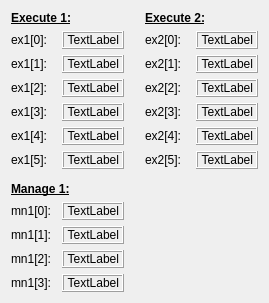
<?xml version="1.0" encoding="UTF-8"?>
<ui version="4.0">
 <class>W_TestBench</class>
 <widget class="QWidget" name="W_TestBench">
  <property name="geometry">
   <rect>
    <x>0</x>
    <y>0</y>
    <width>269</width>
    <height>303</height>
   </rect>
  </property>
  <property name="windowTitle">
   <string>Form</string>
  </property>
  <layout class="QGridLayout" name="gridLayout_4">
   <item row="0" column="0">
    <layout class="QGridLayout" name="gridLayout">
     <item row="4" column="0">
      <widget class="QLabel" name="label_10">
       <property name="minimumSize">
        <size>
         <width>45</width>
         <height>0</height>
        </size>
       </property>
       <property name="text">
        <string>ex1[3]:</string>
       </property>
      </widget>
     </item>
     <item row="3" column="0">
      <widget class="QLabel" name="label_6">
       <property name="minimumSize">
        <size>
         <width>45</width>
         <height>0</height>
        </size>
       </property>
       <property name="text">
        <string>ex1[2]:</string>
       </property>
      </widget>
     </item>
     <item row="2" column="0">
      <widget class="QLabel" name="label_5">
       <property name="minimumSize">
        <size>
         <width>45</width>
         <height>0</height>
        </size>
       </property>
       <property name="text">
        <string>ex1[1]:</string>
       </property>
      </widget>
     </item>
     <item row="1" column="0">
      <widget class="QLabel" name="label_4">
       <property name="minimumSize">
        <size>
         <width>45</width>
         <height>0</height>
        </size>
       </property>
       <property name="text">
        <string>ex1[0]:</string>
       </property>
      </widget>
     </item>
     <item row="5" column="0">
      <widget class="QLabel" name="label_8">
       <property name="minimumSize">
        <size>
         <width>45</width>
         <height>0</height>
        </size>
       </property>
       <property name="text">
        <string>ex1[4]:</string>
       </property>
      </widget>
     </item>
     <item row="6" column="0">
      <widget class="QLabel" name="label_9">
       <property name="minimumSize">
        <size>
         <width>45</width>
         <height>0</height>
        </size>
       </property>
       <property name="text">
        <string>ex1[5]:</string>
       </property>
      </widget>
     </item>
     <item row="6" column="1">
      <widget class="QLabel" name="dispEx1_5">
       <property name="minimumSize">
        <size>
         <width>60</width>
         <height>0</height>
        </size>
       </property>
       <property name="frameShape">
        <enum>QFrame::Box</enum>
       </property>
       <property name="frameShadow">
        <enum>QFrame::Raised</enum>
       </property>
       <property name="text">
        <string>TextLabel</string>
       </property>
       <property name="alignment">
        <set>Qt::AlignRight|Qt::AlignTrailing|Qt::AlignVCenter</set>
       </property>
      </widget>
     </item>
     <item row="5" column="1">
      <widget class="QLabel" name="dispEx1_4">
       <property name="minimumSize">
        <size>
         <width>60</width>
         <height>0</height>
        </size>
       </property>
       <property name="frameShape">
        <enum>QFrame::Box</enum>
       </property>
       <property name="frameShadow">
        <enum>QFrame::Raised</enum>
       </property>
       <property name="text">
        <string>TextLabel</string>
       </property>
       <property name="alignment">
        <set>Qt::AlignRight|Qt::AlignTrailing|Qt::AlignVCenter</set>
       </property>
      </widget>
     </item>
     <item row="4" column="1">
      <widget class="QLabel" name="dispEx1_3">
       <property name="minimumSize">
        <size>
         <width>60</width>
         <height>0</height>
        </size>
       </property>
       <property name="frameShape">
        <enum>QFrame::Box</enum>
       </property>
       <property name="frameShadow">
        <enum>QFrame::Raised</enum>
       </property>
       <property name="text">
        <string>TextLabel</string>
       </property>
       <property name="alignment">
        <set>Qt::AlignRight|Qt::AlignTrailing|Qt::AlignVCenter</set>
       </property>
      </widget>
     </item>
     <item row="3" column="1">
      <widget class="QLabel" name="dispEx1_2">
       <property name="minimumSize">
        <size>
         <width>60</width>
         <height>0</height>
        </size>
       </property>
       <property name="frameShape">
        <enum>QFrame::Box</enum>
       </property>
       <property name="frameShadow">
        <enum>QFrame::Raised</enum>
       </property>
       <property name="text">
        <string>TextLabel</string>
       </property>
       <property name="alignment">
        <set>Qt::AlignRight|Qt::AlignTrailing|Qt::AlignVCenter</set>
       </property>
      </widget>
     </item>
     <item row="2" column="1">
      <widget class="QLabel" name="dispEx1_1">
       <property name="minimumSize">
        <size>
         <width>60</width>
         <height>0</height>
        </size>
       </property>
       <property name="frameShape">
        <enum>QFrame::Box</enum>
       </property>
       <property name="frameShadow">
        <enum>QFrame::Raised</enum>
       </property>
       <property name="text">
        <string>TextLabel</string>
       </property>
       <property name="alignment">
        <set>Qt::AlignRight|Qt::AlignTrailing|Qt::AlignVCenter</set>
       </property>
      </widget>
     </item>
     <item row="1" column="1">
      <widget class="QLabel" name="dispEx1_0">
       <property name="minimumSize">
        <size>
         <width>60</width>
         <height>0</height>
        </size>
       </property>
       <property name="frameShape">
        <enum>QFrame::Box</enum>
       </property>
       <property name="frameShadow">
        <enum>QFrame::Raised</enum>
       </property>
       <property name="text">
        <string>TextLabel</string>
       </property>
       <property name="alignment">
        <set>Qt::AlignRight|Qt::AlignTrailing|Qt::AlignVCenter</set>
       </property>
      </widget>
     </item>
     <item row="0" column="0" colspan="2">
      <widget class="QLabel" name="label">
       <property name="text">
        <string>&lt;html&gt;&lt;head/&gt;&lt;body&gt;&lt;p&gt;&lt;span style=&quot; font-weight:600; text-decoration: underline;&quot;&gt;Execute 1:&lt;/span&gt;&lt;/p&gt;&lt;/body&gt;&lt;/html&gt;</string>
       </property>
      </widget>
     </item>
    </layout>
   </item>
   <item row="0" column="1">
    <spacer name="horizontalSpacer">
     <property name="orientation">
      <enum>Qt::Horizontal</enum>
     </property>
     <property name="sizeHint" stdset="0">
      <size>
       <width>10</width>
       <height>10</height>
      </size>
     </property>
    </spacer>
   </item>
   <item row="0" column="2">
    <layout class="QGridLayout" name="gridLayout_2">
     <item row="4" column="0">
      <widget class="QLabel" name="label_11">
       <property name="minimumSize">
        <size>
         <width>45</width>
         <height>0</height>
        </size>
       </property>
       <property name="text">
        <string>ex2[3]:</string>
       </property>
      </widget>
     </item>
     <item row="3" column="0">
      <widget class="QLabel" name="label_7">
       <property name="minimumSize">
        <size>
         <width>45</width>
         <height>0</height>
        </size>
       </property>
       <property name="text">
        <string>ex2[2]:</string>
       </property>
      </widget>
     </item>
     <item row="2" column="0">
      <widget class="QLabel" name="label_12">
       <property name="minimumSize">
        <size>
         <width>45</width>
         <height>0</height>
        </size>
       </property>
       <property name="text">
        <string>ex2[1]:</string>
       </property>
      </widget>
     </item>
     <item row="1" column="0">
      <widget class="QLabel" name="label_13">
       <property name="minimumSize">
        <size>
         <width>45</width>
         <height>0</height>
        </size>
       </property>
       <property name="text">
        <string>ex2[0]:</string>
       </property>
      </widget>
     </item>
     <item row="5" column="0">
      <widget class="QLabel" name="label_14">
       <property name="minimumSize">
        <size>
         <width>45</width>
         <height>0</height>
        </size>
       </property>
       <property name="text">
        <string>ex2[4]:</string>
       </property>
      </widget>
     </item>
     <item row="6" column="0">
      <widget class="QLabel" name="label_15">
       <property name="minimumSize">
        <size>
         <width>45</width>
         <height>0</height>
        </size>
       </property>
       <property name="text">
        <string>ex2[5]:</string>
       </property>
      </widget>
     </item>
     <item row="1" column="1">
      <widget class="QLabel" name="dispEx2_0">
       <property name="minimumSize">
        <size>
         <width>60</width>
         <height>0</height>
        </size>
       </property>
       <property name="frameShape">
        <enum>QFrame::Box</enum>
       </property>
       <property name="frameShadow">
        <enum>QFrame::Raised</enum>
       </property>
       <property name="text">
        <string>TextLabel</string>
       </property>
       <property name="alignment">
        <set>Qt::AlignRight|Qt::AlignTrailing|Qt::AlignVCenter</set>
       </property>
      </widget>
     </item>
     <item row="2" column="1">
      <widget class="QLabel" name="dispEx2_1">
       <property name="minimumSize">
        <size>
         <width>60</width>
         <height>0</height>
        </size>
       </property>
       <property name="frameShape">
        <enum>QFrame::Box</enum>
       </property>
       <property name="frameShadow">
        <enum>QFrame::Raised</enum>
       </property>
       <property name="text">
        <string>TextLabel</string>
       </property>
       <property name="alignment">
        <set>Qt::AlignRight|Qt::AlignTrailing|Qt::AlignVCenter</set>
       </property>
      </widget>
     </item>
     <item row="3" column="1">
      <widget class="QLabel" name="dispEx2_2">
       <property name="minimumSize">
        <size>
         <width>60</width>
         <height>0</height>
        </size>
       </property>
       <property name="frameShape">
        <enum>QFrame::Box</enum>
       </property>
       <property name="frameShadow">
        <enum>QFrame::Raised</enum>
       </property>
       <property name="text">
        <string>TextLabel</string>
       </property>
       <property name="alignment">
        <set>Qt::AlignRight|Qt::AlignTrailing|Qt::AlignVCenter</set>
       </property>
      </widget>
     </item>
     <item row="4" column="1">
      <widget class="QLabel" name="dispEx2_3">
       <property name="minimumSize">
        <size>
         <width>60</width>
         <height>0</height>
        </size>
       </property>
       <property name="frameShape">
        <enum>QFrame::Box</enum>
       </property>
       <property name="frameShadow">
        <enum>QFrame::Raised</enum>
       </property>
       <property name="text">
        <string>TextLabel</string>
       </property>
       <property name="alignment">
        <set>Qt::AlignRight|Qt::AlignTrailing|Qt::AlignVCenter</set>
       </property>
      </widget>
     </item>
     <item row="5" column="1">
      <widget class="QLabel" name="dispEx2_4">
       <property name="minimumSize">
        <size>
         <width>60</width>
         <height>0</height>
        </size>
       </property>
       <property name="frameShape">
        <enum>QFrame::Box</enum>
       </property>
       <property name="frameShadow">
        <enum>QFrame::Raised</enum>
       </property>
       <property name="text">
        <string>TextLabel</string>
       </property>
       <property name="alignment">
        <set>Qt::AlignRight|Qt::AlignTrailing|Qt::AlignVCenter</set>
       </property>
      </widget>
     </item>
     <item row="6" column="1">
      <widget class="QLabel" name="dispEx2_5">
       <property name="minimumSize">
        <size>
         <width>60</width>
         <height>0</height>
        </size>
       </property>
       <property name="frameShape">
        <enum>QFrame::Box</enum>
       </property>
       <property name="frameShadow">
        <enum>QFrame::Raised</enum>
       </property>
       <property name="text">
        <string>TextLabel</string>
       </property>
       <property name="alignment">
        <set>Qt::AlignRight|Qt::AlignTrailing|Qt::AlignVCenter</set>
       </property>
      </widget>
     </item>
     <item row="0" column="0" colspan="2">
      <widget class="QLabel" name="label_2">
       <property name="text">
        <string>&lt;html&gt;&lt;head/&gt;&lt;body&gt;&lt;p&gt;&lt;span style=&quot; font-weight:600; text-decoration: underline;&quot;&gt;Execute 2:&lt;/span&gt;&lt;/p&gt;&lt;/body&gt;&lt;/html&gt;</string>
       </property>
      </widget>
     </item>
    </layout>
   </item>
   <item row="1" column="0">
    <spacer name="verticalSpacer">
     <property name="orientation">
      <enum>Qt::Vertical</enum>
     </property>
     <property name="sizeHint" stdset="0">
      <size>
       <width>10</width>
       <height>10</height>
      </size>
     </property>
    </spacer>
   </item>
   <item row="2" column="0">
    <layout class="QGridLayout" name="gridLayout_3">
     <item row="4" column="0">
      <widget class="QLabel" name="label_16">
       <property name="minimumSize">
        <size>
         <width>45</width>
         <height>0</height>
        </size>
       </property>
       <property name="text">
        <string>mn1[3]:</string>
       </property>
      </widget>
     </item>
     <item row="2" column="0">
      <widget class="QLabel" name="label_18">
       <property name="minimumSize">
        <size>
         <width>45</width>
         <height>0</height>
        </size>
       </property>
       <property name="text">
        <string>mn1[1]:</string>
       </property>
      </widget>
     </item>
     <item row="3" column="0">
      <widget class="QLabel" name="label_17">
       <property name="minimumSize">
        <size>
         <width>45</width>
         <height>0</height>
        </size>
       </property>
       <property name="text">
        <string>mn1[2]:</string>
       </property>
      </widget>
     </item>
     <item row="1" column="0">
      <widget class="QLabel" name="label_19">
       <property name="minimumSize">
        <size>
         <width>45</width>
         <height>0</height>
        </size>
       </property>
       <property name="text">
        <string>mn1[0]:</string>
       </property>
      </widget>
     </item>
     <item row="2" column="1">
      <widget class="QLabel" name="dispMn1_1">
       <property name="minimumSize">
        <size>
         <width>60</width>
         <height>0</height>
        </size>
       </property>
       <property name="frameShape">
        <enum>QFrame::Box</enum>
       </property>
       <property name="frameShadow">
        <enum>QFrame::Raised</enum>
       </property>
       <property name="text">
        <string>TextLabel</string>
       </property>
       <property name="alignment">
        <set>Qt::AlignRight|Qt::AlignTrailing|Qt::AlignVCenter</set>
       </property>
      </widget>
     </item>
     <item row="1" column="1">
      <widget class="QLabel" name="dispMn1_0">
       <property name="minimumSize">
        <size>
         <width>60</width>
         <height>0</height>
        </size>
       </property>
       <property name="frameShape">
        <enum>QFrame::Box</enum>
       </property>
       <property name="frameShadow">
        <enum>QFrame::Raised</enum>
       </property>
       <property name="text">
        <string>TextLabel</string>
       </property>
       <property name="alignment">
        <set>Qt::AlignRight|Qt::AlignTrailing|Qt::AlignVCenter</set>
       </property>
      </widget>
     </item>
     <item row="3" column="1">
      <widget class="QLabel" name="dispMn1_2">
       <property name="minimumSize">
        <size>
         <width>60</width>
         <height>0</height>
        </size>
       </property>
       <property name="frameShape">
        <enum>QFrame::Box</enum>
       </property>
       <property name="frameShadow">
        <enum>QFrame::Raised</enum>
       </property>
       <property name="text">
        <string>TextLabel</string>
       </property>
       <property name="alignment">
        <set>Qt::AlignRight|Qt::AlignTrailing|Qt::AlignVCenter</set>
       </property>
      </widget>
     </item>
     <item row="4" column="1">
      <widget class="QLabel" name="dispMn1_3">
       <property name="minimumSize">
        <size>
         <width>60</width>
         <height>0</height>
        </size>
       </property>
       <property name="frameShape">
        <enum>QFrame::Box</enum>
       </property>
       <property name="frameShadow">
        <enum>QFrame::Raised</enum>
       </property>
       <property name="text">
        <string>TextLabel</string>
       </property>
       <property name="alignment">
        <set>Qt::AlignRight|Qt::AlignTrailing|Qt::AlignVCenter</set>
       </property>
      </widget>
     </item>
     <item row="0" column="0" colspan="2">
      <widget class="QLabel" name="label_3">
       <property name="text">
        <string>&lt;html&gt;&lt;head/&gt;&lt;body&gt;&lt;p&gt;&lt;span style=&quot; font-weight:600; text-decoration: underline;&quot;&gt;Manage 1:&lt;/span&gt;&lt;/p&gt;&lt;/body&gt;&lt;/html&gt;</string>
       </property>
      </widget>
     </item>
    </layout>
   </item>
  </layout>
 </widget>
 <resources/>
 <connections/>
</ui>
